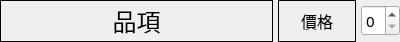
<?xml version="1.0" encoding="UTF-8"?>
<ui version="4.0">
 <class>orderItem</class>
 <widget class="QWidget" name="orderItem">
  <property name="geometry">
   <rect>
    <x>0</x>
    <y>0</y>
    <width>400</width>
    <height>42</height>
   </rect>
  </property>
  <layout class="QHBoxLayout" name="orderItem_horizontalLayout" stretch="7,2,1">
   <property name="spacing">
    <number>5</number>
   </property>
   <property name="leftMargin">
    <number>0</number>
   </property>
   <property name="topMargin">
    <number>0</number>
   </property>
   <property name="rightMargin">
    <number>0</number>
   </property>
   <property name="bottomMargin">
    <number>0</number>
   </property>
   <item>
    <widget class="QLabel" name="itemName_label">
     <property name="enabled">
      <bool>true</bool>
     </property>
     <property name="font">
      <font>
       <family>微軟正黑體</family>
       <pointsize>18</pointsize>
      </font>
     </property>
     <property name="styleSheet">
      <string notr="true">border: 1px solid black;</string>
     </property>
     <property name="text">
      <string>品項</string>
     </property>
     <property name="alignment">
      <set>Qt::AlignCenter</set>
     </property>
    </widget>
   </item>
   <item>
    <widget class="QLabel" name="price_label">
     <property name="enabled">
      <bool>true</bool>
     </property>
     <property name="font">
      <font>
       <family>微軟正黑體</family>
       <pointsize>12</pointsize>
      </font>
     </property>
     <property name="styleSheet">
      <string notr="true">border: 1px solid black;</string>
     </property>
     <property name="text">
      <string>價格</string>
     </property>
     <property name="alignment">
      <set>Qt::AlignCenter</set>
     </property>
    </widget>
   </item>
   <item>
    <widget class="QSpinBox" name="amount_spinBox">
     <property name="sizePolicy">
      <sizepolicy hsizetype="Ignored" vsizetype="Fixed">
       <horstretch>0</horstretch>
       <verstretch>0</verstretch>
      </sizepolicy>
     </property>
     <property name="font">
      <font>
       <family>微軟正黑體</family>
       <pointsize>11</pointsize>
      </font>
     </property>
     <property name="autoFillBackground">
      <bool>false</bool>
     </property>
    </widget>
   </item>
  </layout>
 </widget>
 <resources/>
 <connections/>
</ui>
